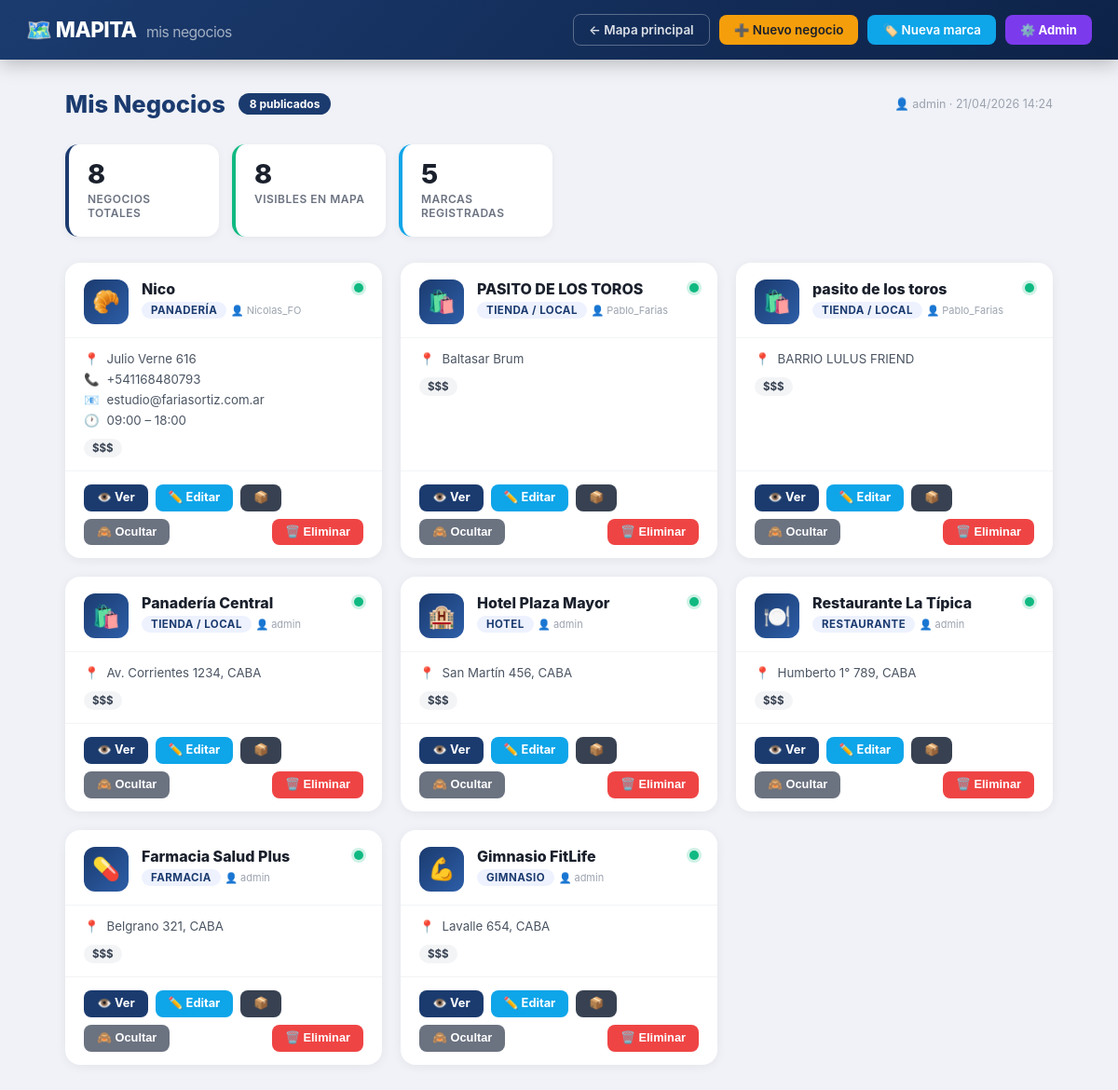
Page /mis-negocios (signed in) on the committed database.
### tables this page shows
CREATE TABLE `businesses` (
  `id` int(11) NOT NULL,
  `user_id` int(11) NOT NULL,
  `name` varchar(255) NOT NULL,
  `address` varchar(255) DEFAULT NULL,
  `lat` decimal(10,6) DEFAULT NULL,
  `lng` decimal(10,6) DEFAULT NULL,
  `phone` varchar(50) DEFAULT NULL,
  `email` varchar(100) DEFAULT NULL,
  `website` varchar(255) DEFAULT NULL,
  `instagram` varchar(100) DEFAULT NULL,
  `facebook` varchar(100) DEFAULT NULL,
  `tiktok` varchar(100) DEFAULT NULL,
  `certifications` text DEFAULT NULL,
  `has_delivery` tinyint(1) DEFAULT 0,
  `has_card_payment` tinyint(1) DEFAULT 0,
  `is_franchise` tinyint(1) DEFAULT 0,
  `verified` tinyint(1) DEFAULT 0,
  `business_type` varchar(50) DEFAULT NULL,
  `visible` tinyint(1) NOT NULL DEFAULT 1,
  `status` enum('active','inactive','pending') DEFAULT 'active',
  `created_at` timestamp NULL DEFAULT current_timestamp(),
  `updated_at` timestamp NULL DEFAULT NULL ON UPDATE current_timestamp(),
  `price_range` int(1) DEFAULT NULL COMMENT 'Rango de precio: 1-5 (económico a caro)',
  `description` text DEFAULT NULL,
  `subcategory_id` int(11) DEFAULT NULL,
  `company_size` enum('familiar','pyme','grande','multinacional') DEFAULT NULL,
  `location_city` varchar(50) DEFAULT NULL,
  `style` varchar(100) DEFAULT NULL,
  `mapita_id` varchar(64) DEFAULT NULL,
  `oferta_activa_id` int(10) UNSIGNED DEFAULT NULL,
  `disponibles_activo` tinyint(1) NOT NULL DEFAULT 0,
  `og_image_url` varchar(255) DEFAULT NULL COMMENT 'URL pública de la imagen Open Graph del negocio'
);

CREATE TABLE `users` (
  `id` int(11) NOT NULL,
  `username` varchar(50) NOT NULL,
  `password` varchar(255) NOT NULL,
  `email` varchar(100) DEFAULT NULL,
  `phone` varchar(30) DEFAULT NULL,
  `email_verified` tinyint(1) NOT NULL DEFAULT 0,
  `email_verification_token` varchar(64) DEFAULT NULL,
  `email_token_expiry` datetime DEFAULT NULL,
  `is_admin` tinyint(1) DEFAULT 0,
  `created_at` timestamp NULL DEFAULT current_timestamp(),
  `updated_at` timestamp NULL DEFAULT current_timestamp() ON UPDATE current_timestamp(),
  `reset_token` varchar(64) DEFAULT NULL,
  `reset_token_expiry` datetime DEFAULT NULL
);

CREATE TABLE `comercios` (
  `id` int(11) NOT NULL,
  `business_id` int(11) NOT NULL,
  `tipo_comercio` varchar(100) DEFAULT NULL,
  `horario_apertura` time DEFAULT NULL,
  `horario_cierre` time DEFAULT NULL,
  `dias_cierre` varchar(100) DEFAULT NULL,
  `categorias_productos` text DEFAULT NULL
);

### core/helpers.php (called while the page is built, shortened)
<?php
if (!function_exists('isAdmin')) {
    function isAdmin(): bool {
        if (!empty($_SESSION['is_admin'])) return true;
        return false;
    }
}

### business/process_business.php (called while the page is built, shortened)
<?php
require_once __DIR__ . '/../core/helpers.php';
function getComercioData($businessId) {
    try {
        $db   = getDbConnection();
        $stmt = $db->prepare("SELECT * FROM comercios WHERE business_id = ?");
        $stmt->execute([(int)$businessId]);
        return $stmt->fetch() ?: null;
    } catch (Exception $e) {
        error_log("Error al obtener datos de comercio: " . $e->getMessage());
        return null;
    }
}

### business/my_businesses.php (the view, shortened to what this page needs)
<?php
require_once __DIR__ . '/../core/helpers.php';
require_once __DIR__ . '/../business/process_business.php';
$userId      = (int)$_SESSION['user_id'];
$currentUser = $_SESSION['user_name'];
$isAdmin = isAdmin();
try {
    $db   = getDbConnection();
    if ($isAdmin) {
        $stmt = $db->prepare("SELECT b.*, u.username as owner_name FROM businesses b LEFT JOIN users u ON b.user_id = u.id ORDER BY b.created_at DESC");
        $stmt->execute();
    } else {
        $stmt = $db->prepare("SELECT * FROM businesses WHERE user_id = ? ORDER BY created_at DESC");
        $stmt->execute([$userId]);
    }
    $businesses = $stmt->fetchAll();
} catch (Exception $e) {
    $businesses  = [];
    $message     = "Error al obtener negocios: " . $e->getMessage();
    $messageType = "error";
}
$marcasCount = 0;
try {
    $sm = $db->prepare("SELECT COUNT(*) FROM brands WHERE user_id = ?");
    $sm->execute([$userId]);
    $marcasCount = (int)$sm->fetchColumn();
} catch (Exception $e) {}
$tipoEmojis = [
    'restaurante'  => '🍽️', 'cafeteria'   => '☕',  'bar'         => '🍺',
    'panaderia'    => '🥐',  'heladeria'   => '🍦',  'pizzeria'    => '🍕',
    'supermercado' => '🛒',  'comercio'    => '🛍️', 'indumentaria'=> '👕',
    'ferreteria'   => '🔧',  'electronica' => '📱',  'muebleria'   => '🛋️',
    'floristeria'  => '💐',  'libreria'    => '📖',  'productora_audiovisual' => '🎥',
    'escuela_musicos' => '🎼', 'taller_artes' => '🎨', 'biodecodificacion' => '🧬',
    'libreria_cristiana' => '📚', 'farmacia'    => '💊',
    'hospital'     => '🏥',  'odontologia' => '🦷',  'veterinaria' => '🐾',
    'optica'       => '👓',  'salon_belleza'=> '💇', 'barberia'    => '💈',
    'spa'          => '💆',  'gimnasio'    => '💪',  'banco'       => '🏦',
    'inmobiliaria' => '🏠',  'seguros'     => '🛡️', 'abogado'     => '⚖️',
    'contador'     => '📊',  'taller'      => '🔩',  'construccion'=> '🏗️',
    'academia'     => '🎓',  'escuela'     => '🏫',  'hotel'       => '🏨',
    'turismo'      => '✈️',  'cine'        => '🎬',  'otros'       => '📍',
];
$tipoLabels = [
    'restaurante'  => 'Restaurante',   'cafeteria'    => 'Cafetería',
    'bar'          => 'Bar / Pub',     'panaderia'    => 'Panadería',
    'heladeria'    => 'Heladería',     'pizzeria'     => 'Pizzería',
    'supermercado' => 'Supermercado',  'comercio'     => 'Tienda / Local',
    'indumentaria' => 'Indumentaria',  'ferreteria'   => 'Ferretería',
    'electronica'  => 'Tecnología',    'muebleria'    => 'Mueblería',
    'floristeria'  => 'Floristería',   'libreria'     => 'Librería',
    'productora_audiovisual' => 'Productora audiovisual',
    'escuela_musicos' => 'Escuela de músicos',
    'taller_artes' => 'Taller de artes',
    'biodecodificacion' => 'Biodecodificación',
    'libreria_cristiana' => 'Librería cristiana',
    'farmacia'     => 'Farmacia',      'hospital'     => 'Clínica / Hospital',
    'odontologia'  => 'Odontología',   'veterinaria'  => 'Veterinaria',
    'optica'       => 'Óptica',        'salon_belleza'=> 'Peluquería',
    'barberia'     => 'Barbería',      'spa'          => 'Spa / Estética',
    'gimnasio'     => 'Gimnasio',      'banco'        => 'Banco / Financiera',
    'inmobiliaria' => 'Inmobiliaria',  'seguros'      => 'Seguros',
    'abogado'      => 'Estudio Jurídico','contador'   => 'Contaduría',
    'taller'       => 'Taller Mecánico','construccion'=> 'Construcción',
    'academia'     => 'Academia',      'escuela'      => 'Escuela / Jardín',
    'hotel'        => 'Hotel',         'turismo'      => 'Agencia de Turismo',
    'cine'         => 'Cine / Teatro', 'otros'        => 'Otro',
];
?>
<!DOCTYPE html>
<html lang="es">
<head>
</head>
<body>
<header class="header">
    <div class="header-logo">
        🗺️ MAPITA <span>mis negocios</span>
    </div>
    <nav class="header-nav">
        <a href="/" class="btn-nav-ghost">← Mapa principal</a>
        <a href="/add" class="btn-nav-primary">➕ Nuevo negocio</a>
        <a href="/brand_form" class="btn-nav-teal">🏷️ Nueva marca</a>
        <?php if (isAdmin()): ?>
        <a href="/admin" style="background:#7c3aed;color:white;padding:8px 16px;border-radius:8px;font-size:.82em;font-weight:700;text-decoration:none;">⚙️ Admin</a>
        <?php endif; ?>
    </nav>
</header>
<div class="main">
    <div class="page-title">
        <h1>Mis Negocios</h1>
        <span class="count-badge"><?php echo count($businesses); ?> publicado<?php echo count($businesses) !== 1 ? 's' : ''; ?></span>
        <div class="user-tag">👤 <?php echo htmlspecialchars($currentUser); ?> · <?php echo date('d/m/Y H:i'); ?></div>
    </div>
    <?php
    $visibles  = count(array_filter($businesses, fn($b) => $b['visible']));
    ?>
    <div class="stats-row">
        <div class="stat-card">
            <div class="stat-num"><?php echo count($businesses); ?></div>
            <div class="stat-label">Negocios totales</div>
        </div>
        <div class="stat-card green">
            <div class="stat-num"><?php echo $visibles; ?></div>
            <div class="stat-label">Visibles en mapa</div>
        </div>
        <div class="stat-card teal">
            <div class="stat-num"><?php echo $marcasCount; ?></div>
            <div class="stat-label">Marcas registradas</div>
        </div>
    </div>
    <div class="business-grid">
        <?php if (empty($businesses)): ?>
        <div class="empty-state">
            <div class="icon">🏪</div>
            <h2>Todavía no publicaste ningún negocio</h2>
            <p>Registrá tu negocio y aparecé en el mapa para que te encuentren clientes.</p>
            <a href="/add">➕ Publicar mi primer negocio</a>
        </div>
        <?php else: ?>
        <?php foreach ($businesses as $b):
            $tipo  = $b['business_type'] ?? 'otros';
            $emoji = $tipoEmojis[$tipo]  ?? '📍';
            $label = $tipoLabels[$tipo]  ?? ucfirst($tipo);
            $comercioData = getComercioData($b['id']);
            $dispOrdenesCount = 0;
        ?>
        <div class="biz-card">
            <div class="card-header">
                <div class="card-emoji"><?php echo $emoji; ?></div>
                <div class="card-title-block">
                    <div class="card-name" title="<?php echo htmlspecialchars($b['name']); ?>">
                        <?php echo htmlspecialchars($b['name']); ?>
                    </div>
                    <span class="card-type-badge"><?php echo htmlspecialchars($label); ?></span>
                    <?php if ($isAdmin && !empty($b['owner_name'])): ?>
                    <span style="font-size:11px;color:#9ca3af;">👤 <?php echo htmlspecialchars($b['owner_name']); ?></span>
                    <?php endif; ?>
                </div>
                <div class="card-visibility <?php echo $b['visible'] ? 'vis-on' : 'vis-off'; ?>"
                     title="<?php echo $b['visible'] ? 'Visible en mapa' : 'Oculto'; ?>"></div>
            </div>
            <div class="card-body">
                <?php if (!empty($b['address'])): ?>
                <div class="card-info">
                    <span class="icon">📍</span>
                    <?php echo htmlspecialchars($b['address']); ?>
                </div>
                <?php endif; ?>
                <?php if (!empty($b['phone'])): ?>
                <div class="card-info">
                    <span class="icon">📞</span>
                    <?php echo htmlspecialchars($b['phone']); ?>
                </div>
                <?php endif; ?>
                <?php if (!empty($b['email'])): ?>
                <div class="card-info">
                    <span class="icon">📧</span>
                    <?php echo htmlspecialchars($b['email']); ?>
                </div>
                <?php endif; ?>
                <?php if (!empty($comercioData['horario_apertura']) && !empty($comercioData['horario_cierre'])): ?>
                <div class="card-info">
                    <span class="icon">🕐</span>
                    <?php echo htmlspecialchars(substr($comercioData['horario_apertura'],0,5)); ?>
                    –
                    <?php echo htmlspecialchars(substr($comercioData['horario_cierre'],0,5)); ?>
                </div>
                <?php endif; ?>
                <div class="badges-row">
                    <?php
                    $precio = intval($b['price_range'] ?? 3);
                    if ($precio > 0) echo '<span class="feature-badge">' . str_repeat('$', $precio) . '</span>';
                    ?>
                </div>
            </div>
            <div class="card-actions">
                <a href="/view?id=<?php echo $b['id']; ?>" class="btn btn-ver">👁️ Ver</a>
                <a href="/edit?id=<?php echo $b['id']; ?>" class="btn btn-edit">✏️ Editar</a>
                <a href="/panel-disponibles?id=<?php echo $b['id']; ?>"
                   class="btn"
                   style="background:<?php echo $dispOrdenesCount > 0 ? '#f59e0b' : '#374151'; ?>;color:white;"
                   title="Panel de Disponibles<?php echo $dispOrdenesCount > 0 ? ' — ' . $dispOrdenesCount . ' solicitud(es) pendiente(s)' : ''; ?>">
                    📦<?php echo $dispOrdenesCount > 0 ? ' 🔔' . $dispOrdenesCount : ''; ?>
                </a>
                <form method="post" style="margin:0;">
                    <button type="submit" name="toggle_visibility" class="btn <?php echo $b['visible'] ? 'btn-hide' : 'btn-show'; ?>">
                        <?php echo $b['visible'] ? '🙈 Ocultar' : '🌐 Publicar'; ?>
                    </button>
                </form>
                <form method="post" style="margin:0;margin-left:auto;">
                    <button type="submit" name="delete_business" class="btn btn-delete"
                            onclick="return confirm('¿Eliminar «<?php echo addslashes(htmlspecialchars($b['name'])); ?>»? Esta acción no se puede deshacer.')">
                        🗑️ Eliminar
                    </button>
                </form>
            </div>
        </div>
        <?php endforeach; ?>
        <?php endif; ?>
    </div>
</div>
</body>
</html>

### rows in the picture
businesses: business_type "🥐", name "Nico", business_type "PANADERÍA", user.username "Nicolas_FO", visible 1 (drawn), address "Julio Verne 616", phone "+541168480793", email "estudio@fariasortiz.com.ar", comercios.horario_apertura "09:00", comercios.horario_cierre "18:00", price_range "$$$"
businesses: business_type "🛍️", name "PASITO DE LOS TOROS", business_type "TIENDA / LOCAL", user.username "Pablo_Farias", visible 1 (drawn), address "Baltasar Brum", price_range "$$$"
businesses: business_type "🛍️", name "pasito de los toros", business_type "TIENDA / LOCAL", user.username "Pablo_Farias", visible 1 (drawn), address "BARRIO LULUS FRIEND", price_range "$$$"
businesses: business_type "🛍️", name "Panadería Central", business_type "TIENDA / LOCAL", user.username "admin", visible 1 (drawn), address "Av. Corrientes 1234, CABA", price_range "$$$"
businesses: business_type "🏨", name "Hotel Plaza Mayor", business_type "HOTEL", user.username "admin", visible 1 (drawn), address "San Martín 456, CABA", price_range "$$$"
businesses: business_type "🍽️", name "Restaurante La Típica", business_type "RESTAURANTE", user.username "admin", visible 1 (drawn), address "Humberto 1° 789, CABA", price_range "$$$"
businesses: business_type "💊", name "Farmacia Salud Plus", business_type "FARMACIA", user.username "admin", visible 1 (drawn), address "Belgrano 321, CABA", price_range "$$$"
businesses: business_type "💪", name "Gimnasio FitLife", business_type "GIMNASIO", user.username "admin", visible 1 (drawn), address "Lavalle 654, CABA", price_range "$$$"

### other values in the picture
count($businesses) "8"
$currentUser "admin"
$visibles "8"
$marcasCount "5"
